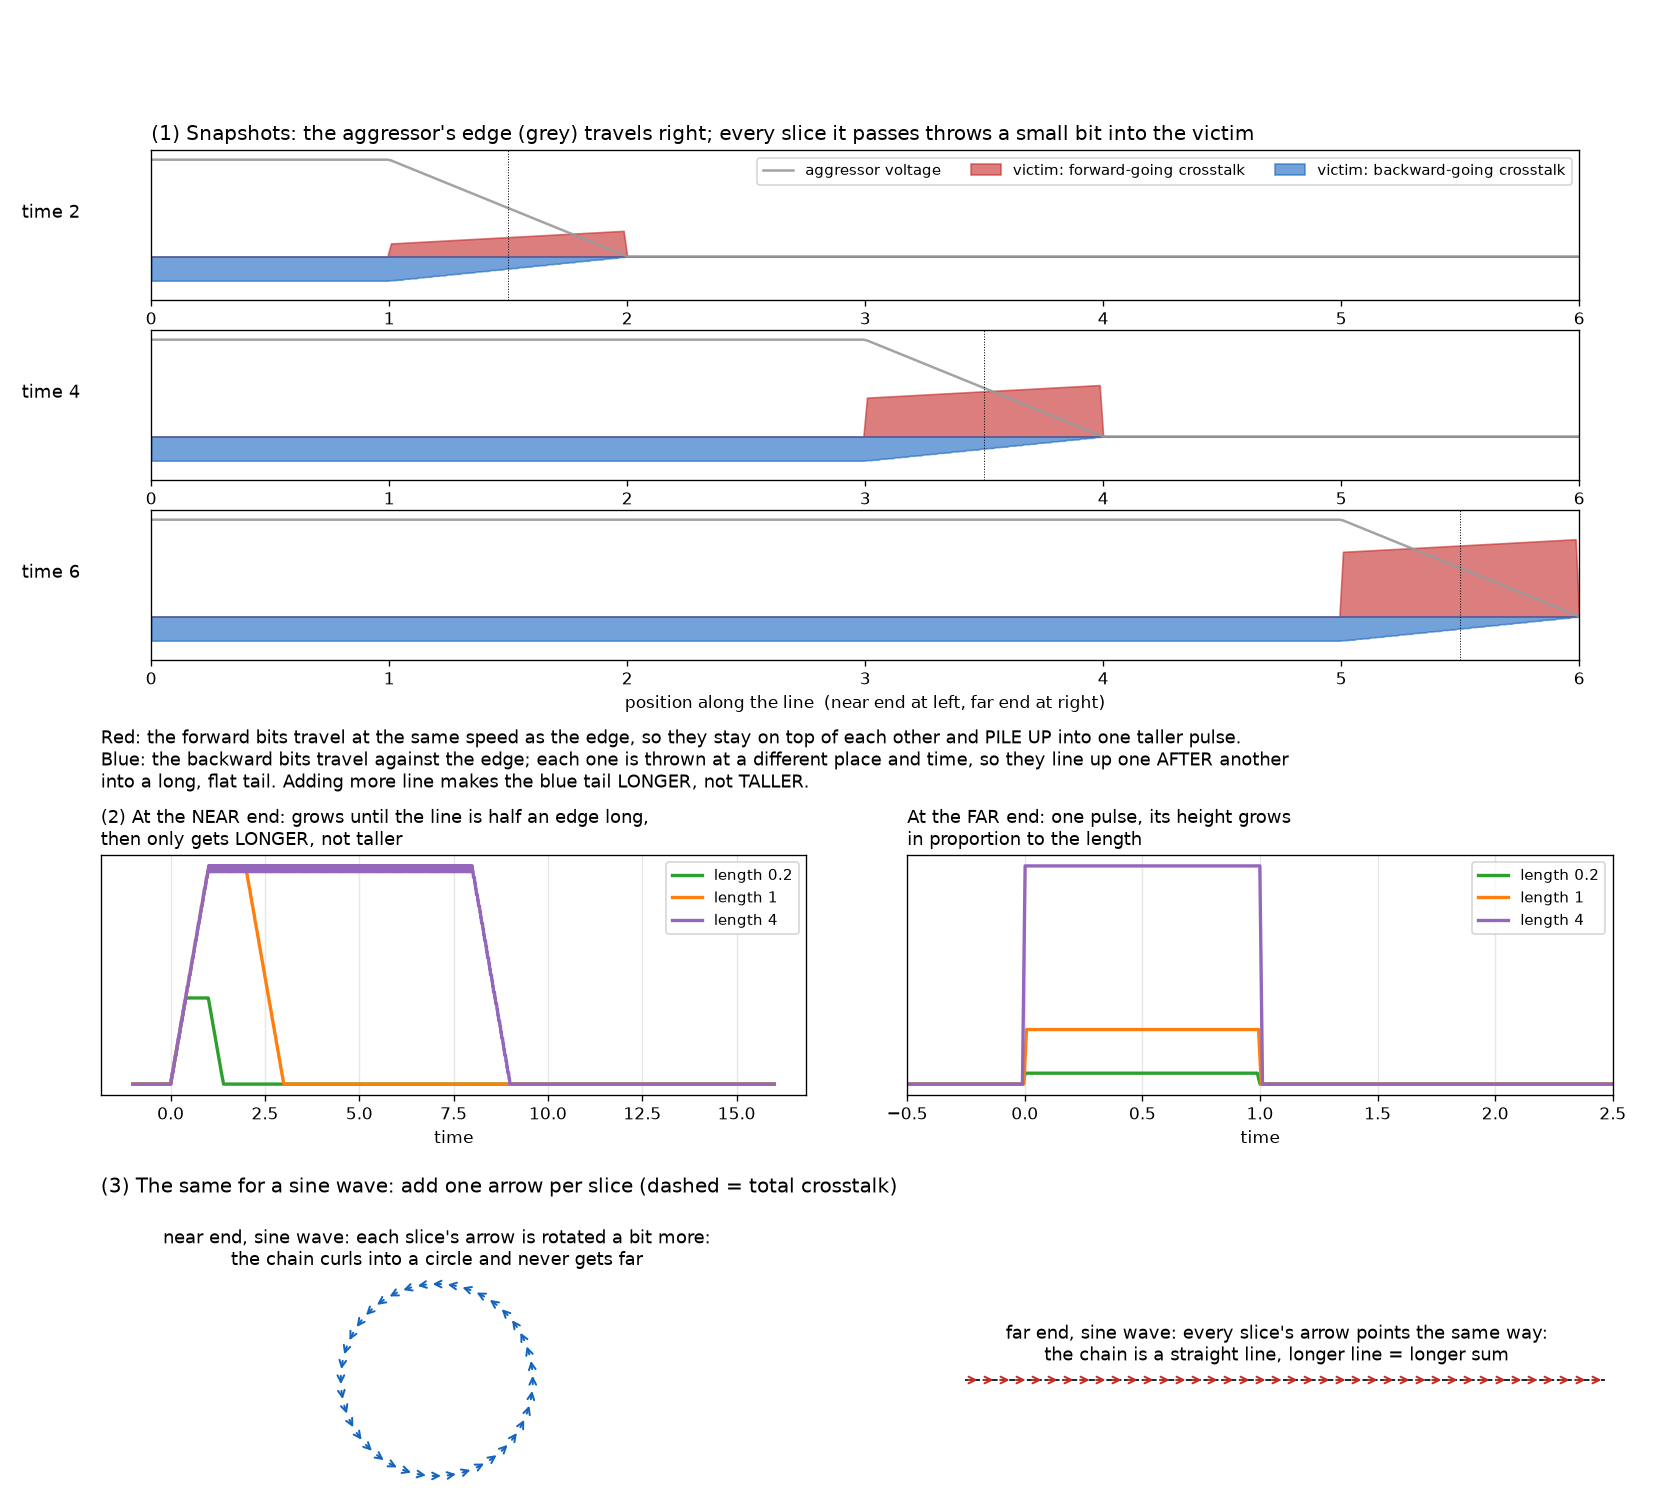

Write the Python code that produced this figure.
"""Why far-end crosstalk accumulates and near-end crosstalk saturates (slice-by-slice picture)."""
import numpy as np, matplotlib; matplotlib.use("Agg"); import matplotlib.pyplot as plt
tr = 1.0                                    # aggressor edge duration (time units); v = 1 (length = time)
def edge(t):  return np.clip(t/tr, 0, 1)    # aggressor voltage: 0 -> 1 ramp
def dedge(t): return ((t > 0) & (t < tr))/tr
def victim(z, t, Lline, N=600):
    """Sum of slice contributions (weak coupling): forward and backward parts on the victim at (z, t)."""
    zk = (np.arange(N) + 0.5)*Lline/N; dz = Lline/N
    fwd = sum(dz*dedge(t - z) for zk_ in zk[zk < z])            # all forward bits ride with the edge
    bwd = np.sum(dz*dedge(t - zk[zk > z] - (zk[zk > z] - z)))  # each backward bit leaves at a different time
    return fwd, bwd
fig = plt.figure(figsize=(14, 12.5))
# ---- row 1: snapshots along the line
Lline = 6.0; zz = np.linspace(0, Lline, 400)
for i, t in enumerate((2.0, 4.0, 6.0)):
    ax = fig.add_axes([0.09, 0.80 - i*0.12, 0.85, 0.10])
    F = np.array([victim(z, t, Lline)[0] for z in zz]); B = np.array([victim(z, t, Lline)[1] for z in zz])
    ax.plot(zz, edge(t - zz), color="#999", lw=1.5, label="aggressor voltage" if i == 0 else None, alpha=0.9)
    ax.fill_between(zz, 0, 0.8*F/Lline, color="#c62828", alpha=0.6, label="victim: forward-going crosstalk" if i == 0 else None)
    ax.fill_between(zz, 0, -0.5*B, color="#1565c0", alpha=0.6, label="victim: backward-going crosstalk" if i == 0 else None)
    ax.set_xlim(0, Lline); ax.set_ylim(-0.45, 1.1); ax.set_yticks([])
    ax.text(-0.05, 0.4, f"time {t:.0f}", ha="right", fontsize=11, transform=ax.get_yaxis_transform())
    ax.axvline(t - tr/2, color="k", lw=0.6, ls=":")
    if i == 0:
        ax.set_title("(1) Snapshots: the aggressor's edge (grey) travels right; every slice it passes throws a small bit into the victim",
                     fontsize=12, loc="left")
        ax.legend(loc="upper right", fontsize=9, ncol=3)
    if i == 2: ax.set_xlabel("position along the line  (near end at left, far end at right)")
fig.text(0.06, 0.475, "Red: the forward bits travel at the same speed as the edge, so they stay on top of each other and PILE UP into one taller pulse.\n"
         "Blue: the backward bits travel against the edge; each one is thrown at a different place and time, so they line up one AFTER another\n"
         "into a long, flat tail. Adding more line makes the blue tail LONGER, not TALLER.", fontsize=11)
# ---- row 2: what arrives at the two ends, for three lengths
t = np.linspace(-1, 16, 1500)
axn = fig.add_axes([0.06, 0.27, 0.42, 0.16]); axf = fig.add_axes([0.54, 0.27, 0.42, 0.16])
for Lx, c in ((0.2, "C2"), (1.0, "C1"), (4.0, "C4")):
    near = np.array([victim(0.0, ti, Lx, 300)[1] for ti in t])
    far = np.array([victim(Lx, ti, Lx, 300)[0] for ti in t])
    axn.plot(t, near, c, lw=2, label=f"length {Lx:g}")
    axf.plot(t - Lx, far, c, lw=2, label=f"length {Lx:g}")
axn.set_title("(2) At the NEAR end: grows until the line is half an edge long,\nthen only gets LONGER, not taller", fontsize=11, loc="left")
axf.set_title("At the FAR end: one pulse, its height grows\nin proportion to the length", fontsize=11, loc="left")
for a in (axn, axf): a.set_xlabel("time"); a.set_yticks([]); a.legend(fontsize=9); a.grid(alpha=0.3)
axf.set_xlim(-0.5, 2.5)
# ---- row 3: phasor picture for a sine wave
ax1 = fig.add_axes([0.06, 0.01, 0.40, 0.14]); ax2 = fig.add_axes([0.56, 0.01, 0.40, 0.14])
n = 40
ph_f = np.zeros(n); ph_b = np.linspace(0, 2*np.pi, n, endpoint=False)   # backward: phase turns with position
for ax, ph, col, title in ((ax2, ph_f, "#c62828", "far end, sine wave: every slice's arrow points the same way:\nthe chain is a straight line, longer line = longer sum"),
                           (ax1, ph_b, "#1565c0", "near end, sine wave: each slice's arrow is rotated a bit more:\nthe chain curls into a circle and never gets far")):
    p = np.concatenate([[0], np.cumsum(np.exp(1j*ph))])
    for k in range(n):
        ax.annotate("", xy=(p[k+1].real, p[k+1].imag), xytext=(p[k].real, p[k].imag),
                    arrowprops=dict(arrowstyle="->", color=col, lw=1.2))
    ax.plot([0, p[-1].real], [0, p[-1].imag], "k--", lw=1)
    ax.set_aspect("equal"); ax.axis("off"); ax.set_title(title, fontsize=10.5)
    ax.set_xlim(min(p.real.min(), -1) - 0.5, max(p.real.max(), 1) + 0.5); ax.set_ylim(p.imag.min() - 0.6, p.imag.max() + 0.6)
fig.text(0.06, 0.205, "(3) The same for a sine wave: add one arrow per slice (dashed = total crosstalk)", fontsize=12)
plt.savefig("accumulate.png", dpi=120)
